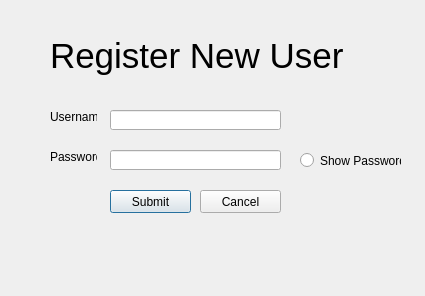
<?xml version="1.0" encoding="UTF-8"?>
<ui version="4.0">
 <class>LoginWindow</class>
 <widget class="QDialog" name="LoginWindow">
  <property name="geometry">
   <rect>
    <x>0</x>
    <y>0</y>
    <width>425</width>
    <height>296</height>
   </rect>
  </property>
  <property name="windowTitle">
   <string>Register New User</string>
  </property>
  <widget class="QPushButton" name="pushButton">
   <property name="geometry">
    <rect>
     <x>110</x>
     <y>190</y>
     <width>81</width>
     <height>23</height>
    </rect>
   </property>
   <property name="toolTip">
    <string>Submit info</string>
   </property>
   <property name="text">
    <string>Submit</string>
   </property>
  </widget>
  <widget class="QLineEdit" name="USERNAME">
   <property name="geometry">
    <rect>
     <x>110</x>
     <y>110</y>
     <width>171</width>
     <height>20</height>
    </rect>
   </property>
   <property name="toolTip">
    <string>Enter a username</string>
   </property>
   <property name="inputMask">
    <string/>
   </property>
   <property name="echoMode">
    <enum>QLineEdit::Normal</enum>
   </property>
  </widget>
  <widget class="QLineEdit" name="PASSWORD">
   <property name="geometry">
    <rect>
     <x>110</x>
     <y>150</y>
     <width>171</width>
     <height>20</height>
    </rect>
   </property>
   <property name="toolTip">
    <string> Must contain 1 uppercase and1 lowercase letter plus 1 special character</string>
   </property>
   <property name="echoMode">
    <enum>QLineEdit::Password</enum>
   </property>
  </widget>
  <widget class="QPushButton" name="pushButton_2">
   <property name="geometry">
    <rect>
     <x>200</x>
     <y>190</y>
     <width>81</width>
     <height>23</height>
    </rect>
   </property>
   <property name="toolTip">
    <string>Cancel registration</string>
   </property>
   <property name="text">
    <string>Cancel</string>
   </property>
  </widget>
  <widget class="QLabel" name="label">
   <property name="geometry">
    <rect>
     <x>50</x>
     <y>30</y>
     <width>301</width>
     <height>51</height>
    </rect>
   </property>
   <property name="font">
    <font>
     <pointsize>26</pointsize>
    </font>
   </property>
   <property name="text">
    <string>Register New User</string>
   </property>
  </widget>
  <widget class="QLabel" name="label_2">
   <property name="geometry">
    <rect>
     <x>50</x>
     <y>110</y>
     <width>47</width>
     <height>13</height>
    </rect>
   </property>
   <property name="text">
    <string>Username</string>
   </property>
  </widget>
  <widget class="QLabel" name="label_3">
   <property name="geometry">
    <rect>
     <x>50</x>
     <y>150</y>
     <width>47</width>
     <height>13</height>
    </rect>
   </property>
   <property name="text">
    <string>Password</string>
   </property>
  </widget>
  <widget class="QRadioButton" name="radioButton">
   <property name="geometry">
    <rect>
     <x>300</x>
     <y>150</y>
     <width>101</width>
     <height>21</height>
    </rect>
   </property>
   <property name="toolTip">
    <string>Click to show password text</string>
   </property>
   <property name="text">
    <string>Show Password</string>
   </property>
  </widget>
  <widget class="QLabel" name="label_4">
   <property name="geometry">
    <rect>
     <x>300</x>
     <y>170</y>
     <width>111</width>
     <height>121</height>
    </rect>
   </property>
   <property name="toolTip">
    <string>You can do it!</string>
   </property>
   <property name="text">
    <string/>
   </property>
   <property name="pixmap">
    <pixmap resource="mario.qrc">:/images/loginlogo.png</pixmap>
   </property>
  </widget>
 </widget>
 <resources>
  <include location="mario.qrc"/>
 </resources>
 <connections/>
</ui>
